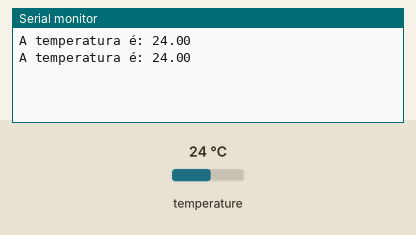
This sketch was run on a simulated Arduino Uno, built with avr-gcc and run on an emulated ATmega328P. Parts: the last lines printed to the serial monitor. Inputs (shaded band) come from the test bench; at power-on: temperature 24 °C.

Above: at 2.4 s.
2.5 s: temperature set to 12 °C
At 3.2 s:
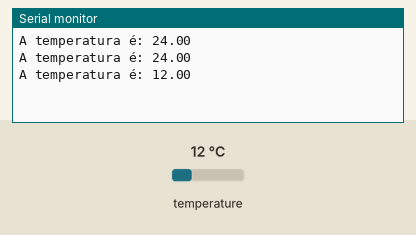
4.0 s: temperature set to 19 °C
At 4.6 s:
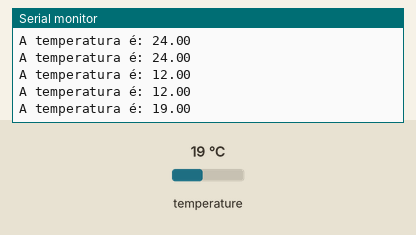
Timing chart, 0 to 7.0 s (numbered marks = the images above; inputs shaded):
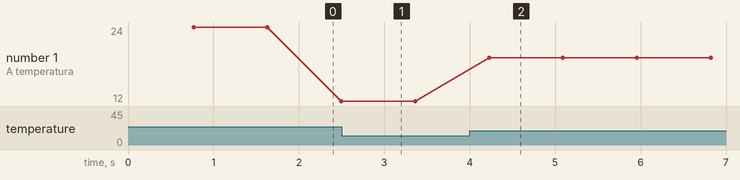

The sketch:

codigo_com_libs.ino
```cpp
#include <OneWire.h>
#include <DallasTemperature.h>

#define temp 8
OneWire temp_one_wire(temp);
DallasTemperature temp_sensor(&temp_one_wire);

void setup(void)
{
 Serial.begin(9600);
 temp_sensor.begin();
}

void loop(void)
{

 temp_sensor.requestTemperatures();
 Serial.print("A temperatura é: ");
 Serial.println(temp_sensor.getTempCByIndex(0)); // Pega a temperatura em graus Celsius getTempC.
 delay(100);
}
```

Measured:
- after the input at 4.0 s, the serial monitor: prints a new line after 0.23 s (image 2)
- plotted number 1: 12 → 19 after the input at 4.0 s
